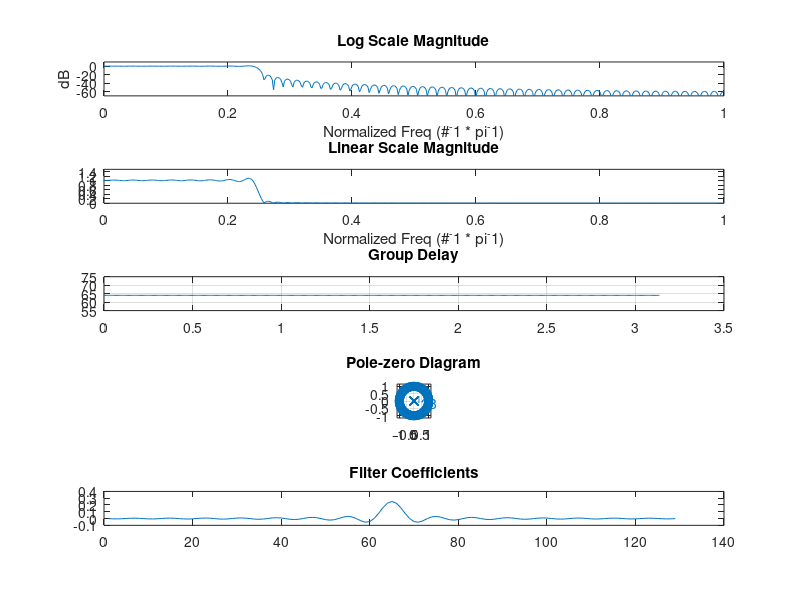

Reproduce this figure in MATLAB.
%%% EE432 Digital Signal Processing Matlab Project %%%
%%% 20150651 Jang Kang-wook %%%

%% (c) - 1 Linear-phase FIR LPF with Rectangular Window %%

%% Stopband / Passband setting
w_p = 0.2 * pi;
w_s = 0.3 * pi;

%% Attenuation setting in dB
att_p = 0.3;
att_s = 30;

%% Center Frequency & Window Size(Order) & Number of Tabs Setting
w_c = (w_s + w_p) / 2;
ord = 128;
tab_n = 512;

%% Frequency Resolution Setting & Rectangular Window
dw = pi / tab_n;
window = rectwin(ord + 1)';
b = fir1(ord, w_c / pi, 'low', window);

%% Frequency Response of Rectangular Window
H = freqz(b, 1, -pi:dw:pi);

%% Plot magnitude in dB - (1)
subplot(5,1,1);
plot(-1:dw/pi:1, 20 * log10(abs(H)));
axis([0 1 -70 10]);
title("Log Scale Magnitude");
xlabel('Normalized Freq (#^-1 * pi^-1)')
ylabel('dB')

%% Plot magnitude in linear scale - (2)
subplot(5,1,2)
plot(-1:dw/pi:1, abs(H));
axis([0 1 0 1.5]);
xlabel('Normalized Freq (#^-1 * pi^-1)')
title("Linear Scale Magnitude");

%% Plot group delay - (3)
subplot(5,1,3);
grpdelay(window);
title("Group Delay");

%% Plot pole-zero diagram - (4)
subplot(5,1,4);
zplane(window);
title("Pole-zero Diagram");

%% Plot impulse response coefficients - (5)
subplot(5,1,5);
plot(b);
title("Filter Coefficients");
